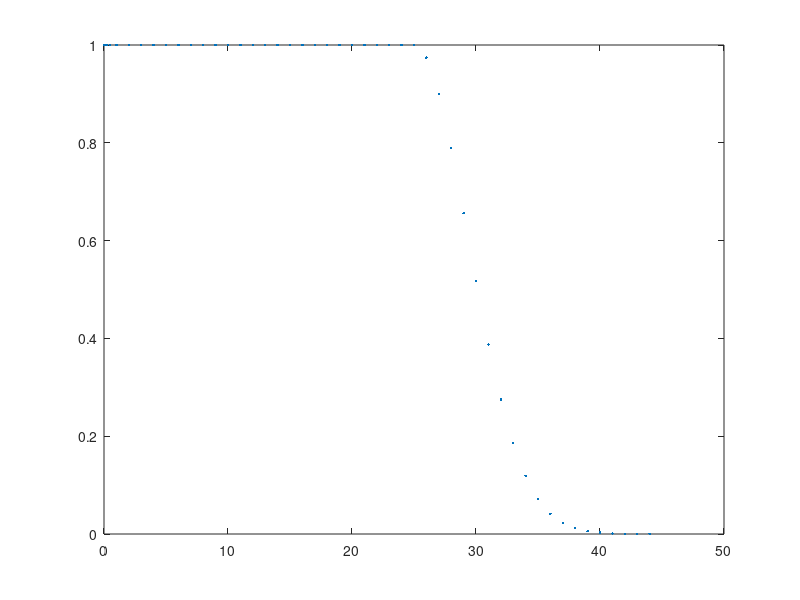

Recreate this plot in MATLAB. (Note: this script raises an error after producing the figure.)
% do tapering

load('data_99.mat')

resid_raw = resid;

theta_vec = theta(:)/pi*180;
n = length(theta_vec);

% 25 degree co-latitude
boundary = 25;

% std parameter
sigma_window = (max(theta_vec)-boundary)/1;

% get weights
index = find(theta_vec>boundary);
weights = ones(n, 1);
weights(index) = exp(-(theta_vec(index)-boundary).^2/2/sigma_window);

% plot weights
plot(theta_vec, weights, '.')

% tapering
resid = resid.*weights';

% plot
plot_pot_lite(reshape(resid, size(phi)), phi, theta, 1000, max(abs(resid)))

diff = resid_raw-resid;
plot_pot(reshape(diff, size(phi)), phi, theta, 1000)

std_vec_raw = std(reshape(resid_raw, size(phi)));
std_vec = std(reshape(resid, size(phi)));
plot(theta(1, :)/pi*180, std_vec_raw, '.')
hold on
plot(theta(1, :)/pi*180, std_vec, 'r.')

% save
save('data_99_taper.mat', 'resid', 'theta', 'phi')
